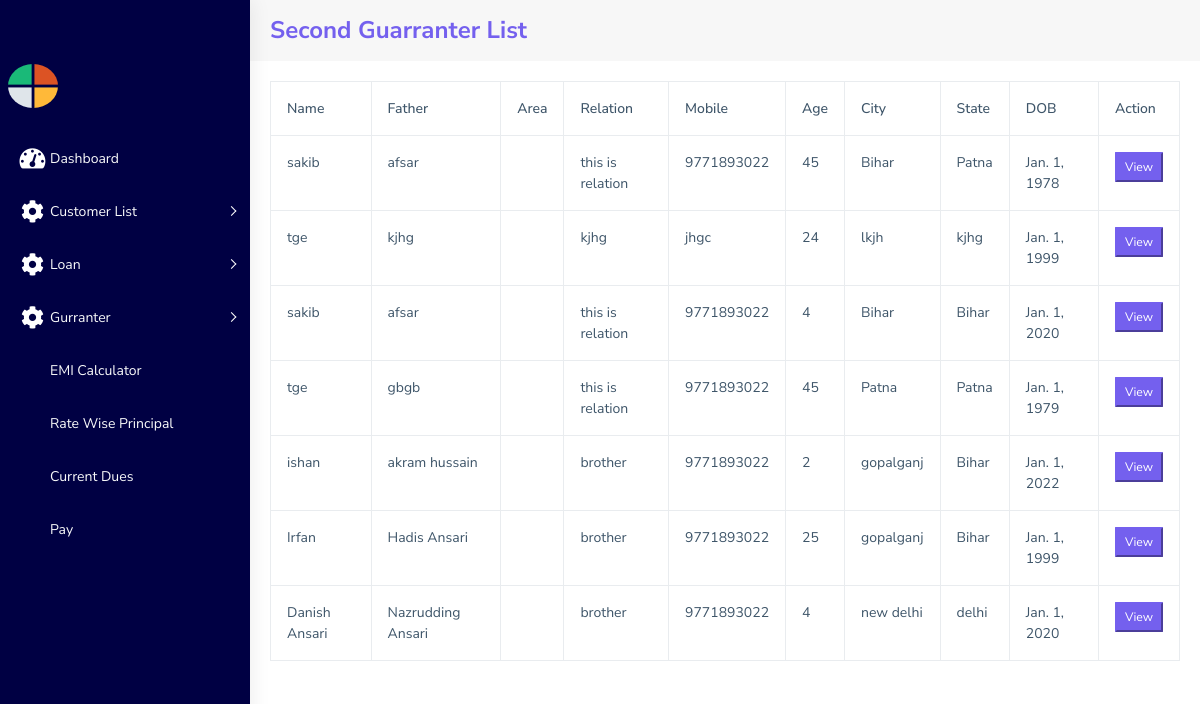
/guaranter-page2/, run on the app's committed database.
### myapp/models.py (models this page shows, shortened)
class Register(models.Model):
    name=models.CharField(max_length=200)
    father_name=models.CharField(max_length=200 ,null=True)
    gender=models.CharField(max_length=100 , null=True , blank=True)
    Date_of_birth=models.DateField(null=True, blank=True ,default="2023-01-01")
    age=models.CharField(max_length=20)
    city=models.CharField(max_length=200 , null=True)
    district=models.CharField(max_length=250 , null=True)
    state=models.CharField(max_length=200 , null=True)
    email=models.CharField(max_length=100 ,null=True)
    profession=models.CharField(max_length=200 , null=True)
    mobile=models.CharField(max_length=12 , null=True)
    alter_mobile=models.CharField(max_length=150 , null=True)
    address=models.TextField(null=True)
    remarks=models.TextField(null=True)
    image=models.ImageField(upload_to='images/' , default="" , null=True)
    time_duration=models.CharField(max_length=150 , default="" , null=True)
    account_no=models.CharField(max_length=20,default="")
    Document=models.FileField(upload_to='document/' ,null=True)
    pinCode=models.CharField(max_length=10 ,default='00000')
    is_active = models.BooleanField(default=True, help_text='Is the account active?')
    g1name=models.CharField(max_length=200 , default='')
    g1father_name=models.CharField(max_length=200 ,default='')
    g1DOB=models.DateField( blank=True , null=True,  default="2023-01-01")
    g1Age=models.CharField(max_length=12 , default='')
    g1Address=models.CharField(max_length=250 , default='')
    g1Relation=models.CharField(max_length=200 , default='')
    g1Adhar_no=models.CharField(max_length=12,default='')
    g1Image=models.ImageField(upload_to='images/' , default="")
    g1City=models.CharField(max_length=200,default='')
    g1District=models.CharField(max_length=200,default='')
    g1State=models.CharField(max_length=100,default='')
    g1Mobile_NO=models.CharField(max_length=12,default='')
    g1Document=models.FileField(upload_to='document/', blank=True,null=True)
    g2name=models.CharField(max_length=200,default='')
    g2father_name=models.CharField(max_length=200 ,default='')
    g2DOB=models.DateField(null=True, blank=True , default="2023-01-01")
    g2Age=models.CharField(max_length=12,default='')
    g2Address=models.CharField(max_length=250,default='')
    g2Relation=models.CharField(max_length=200,default='')
    g2Adhar_no=models.CharField(max_length=12,default='')
    g2Image=models.ImageField(upload_to='images/' , default='')
    g2City=models.CharField(max_length=200,default='')
    g2District=models.CharField(max_length=200,default='')
    g2State=models.CharField(max_length=100,default='')
    g2Mobile_NO=models.CharField(max_length=12,default='')
    g2Document=models.FileField(upload_to='document/',  null=True)
    nName=models.CharField(max_length=200,default='')
    nFather_name=models.CharField(max_length=200,default='')
    nMother_name=models.CharField(max_length=200,default='')
    nDOB=models.DateField(null=True, blank=True , default="2023-01-01")
    nAge=models.CharField(max_length=20,default='')
    nAdress=models.CharField(max_length=300,default='')
    nRelation=models.CharField(max_length=200 , default='')
    nAdhar_Number=models.CharField(max_length=15 , default='')
    nImage=models.ImageField(upload_to="images/" , default='')
    nArea=models.CharField(max_length=200 , default='')
    nCity=models.CharField(max_length=200 , default='')
    nDistrict=models.CharField(max_length=200 , default='')
    nState=models.CharField(max_length=100 , default='')
    nMobile_no=models.CharField(max_length=12 ,default='')
    nDocument=models.FileField(upload_to='document/' ,null=True)

### myapp/views.py (the view)
# urls.py: path('guaranter-page2/',views.guarranterList2Page),
def guarranterList2Page(request):
    res=Register.objects.all()
    return render(request , 'guarranterList2.html' , {'res':res})

### myapp/templates/guarranterList2.html (shortened to what this page needs)
{% extends 'basic.html' %}
{% block body %}
<div class="page-wrapper" style="background-color: white;" >
  <div class="card-header py-3">
    <h3 class="m-0 font-weight-bold text-primary">Second Guarranter List
    </h3>
  </div>
  <div class="page-breadcrumb">
    <table class="table table-bordered">
        <tr>
            <th >Name</th>
            <th>Father</th>
            <th>Area</th>
            <th>Relation</th>
            <th>Mobile</th>
            <th>Age</th>
            <th>City</th>
            <th>State</th>
            <th>DOB</th>
            <th>Action</th>
        </tr>
        {% for data in res %}
        <tr>
            <td>{{data.g2name}}</td>
            <td>{{data.g2father_name}}</td>
            <td>{{data.g2Area}}</td>
            <td>{{data.g2Relation}}</td>
            <td>{{data.g2Mobile_NO}}</td>
            <td>{{data.g2Age}}</td>
            <td>{{data.g2City}}</td>
            <td>{{data.g2State}}</td>
            <td>{{data.g2DOB}}</td>
            <td>
                <div>
                    <a href="/guarranter-view2/{{data.g2name}}"><button class="btn-sm btn-primary">View</button></a>
                </div>
            </td>
        </tr>
        {%endfor%}
    </table>
  </div>
</div>
{% endblock %}

### data on the page
Register: g2name "sakib", g2father_name "afsar", g2Relation "this is relation", g2Mobile_NO "9771893022", g2Age "45", g2City "Bihar", g2State "Patna", g2DOB "Jan. 1, 1978"
Register: g2name "tge", g2father_name "kjhg", g2Relation "kjhg", g2Mobile_NO "jhgc", g2Age "24", g2City "lkjh", g2State "kjhg", g2DOB "Jan. 1, 1999"
Register: g2name "sakib", g2father_name "afsar", g2Relation "this is relation", g2Mobile_NO "9771893022", g2Age "4", g2City "Bihar", g2State "Bihar", g2DOB "Jan. 1, 2020"
Register: g2name "tge", g2father_name "gbgb", g2Relation "this is relation", g2Mobile_NO "9771893022", g2Age "45", g2City "Patna", g2State "Patna", g2DOB "Jan. 1, 1979"
Register: g2name "ishan", g2father_name "akram hussain", g2Relation "brother", g2Mobile_NO "9771893022", g2Age "2", g2City "gopalganj", g2State "Bihar", g2DOB "Jan. 1, 2022"
Register: g2name "Irfan", g2father_name "Hadis Ansari", g2Relation "brother", g2Mobile_NO "9771893022", g2Age "25", g2City "gopalganj", g2State "Bihar", g2DOB "Jan. 1, 1999"
Register: g2name "Danish Ansari", g2father_name "Nazrudding Ansari", g2Relation "brother", g2Mobile_NO "9771893022", g2Age "4", g2City "new delhi", g2State "delhi", g2DOB "Jan. 1, 2020"
